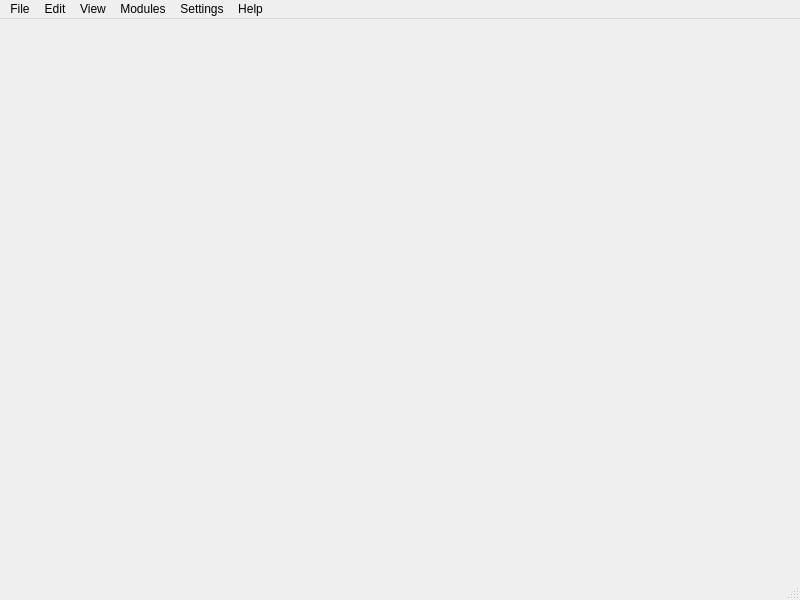
<?xml version="1.0" encoding="UTF-8"?>
<ui version="4.0">
 <class>MainWindow</class>
 <widget class="QMainWindow" name="MainWindow">
  <property name="geometry">
   <rect>
    <x>0</x>
    <y>0</y>
    <width>800</width>
    <height>600</height>
   </rect>
  </property>
  <property name="windowTitle">
   <string>MainWindow</string>
  </property>
  <widget class="QWidget" name="centralwidget">
   <widget class="QStackedWidget" name="stackedWidget">
    <property name="geometry">
     <rect>
      <x>360</x>
      <y>20</y>
      <width>421</width>
      <height>431</height>
     </rect>
    </property>
    <property name="currentIndex">
     <number>0</number>
    </property>
    <widget class="QWidget" name="page"/>
    <widget class="QWidget" name="page_2"/>
   </widget>
  </widget>
  <widget class="QMenuBar" name="menubar">
   <property name="geometry">
    <rect>
     <x>0</x>
     <y>0</y>
     <width>800</width>
     <height>21</height>
    </rect>
   </property>
   <widget class="QMenu" name="menuFile">
    <property name="title">
     <string>File</string>
    </property>
    <addaction name="actionNew"/>
    <addaction name="actionOpen"/>
    <addaction name="actionClose"/>
    <addaction name="actionSave_Save_As"/>
    <addaction name="actionExit"/>
   </widget>
   <widget class="QMenu" name="menuEdit">
    <property name="title">
     <string>Edit</string>
    </property>
    <addaction name="actionUndo"/>
    <addaction name="separator"/>
    <addaction name="actionCut"/>
    <addaction name="actionCopy"/>
    <addaction name="actionPaste"/>
    <addaction name="separator"/>
    <addaction name="actionFind"/>
   </widget>
   <widget class="QMenu" name="menuView">
    <property name="title">
     <string>View</string>
    </property>
    <addaction name="actionZoom_In"/>
    <addaction name="actionZoom_Out"/>
    <addaction name="separator"/>
    <addaction name="actionFullscreen"/>
    <addaction name="actionToggle_Panels"/>
   </widget>
   <widget class="QMenu" name="menuModules">
    <property name="title">
     <string>Modules</string>
    </property>
    <addaction name="actionApply_Modules"/>
    <addaction name="actionManage_Modules"/>
    <addaction name="actionEnable_Disable"/>
   </widget>
   <widget class="QMenu" name="menuSettings">
    <property name="title">
     <string>Settings</string>
    </property>
    <addaction name="actionPreferences"/>
    <addaction name="actionTheme"/>
    <addaction name="actionLanguage"/>
   </widget>
   <widget class="QMenu" name="menuHelp">
    <property name="title">
     <string>Help</string>
    </property>
    <addaction name="actionDocumentation"/>
    <addaction name="actionAbout"/>
   </widget>
   <addaction name="menuFile"/>
   <addaction name="menuEdit"/>
   <addaction name="menuView"/>
   <addaction name="menuModules"/>
   <addaction name="menuSettings"/>
   <addaction name="menuHelp"/>
  </widget>
  <widget class="QStatusBar" name="statusbar"/>
  <action name="actionNew">
   <property name="text">
    <string>New</string>
   </property>
  </action>
  <action name="actionOpen">
   <property name="text">
    <string>Open</string>
   </property>
  </action>
  <action name="actionClose">
   <property name="text">
    <string>Close</string>
   </property>
  </action>
  <action name="actionSave_Save_As">
   <property name="text">
    <string>Save/Save As</string>
   </property>
  </action>
  <action name="actionExit">
   <property name="text">
    <string>Exit</string>
   </property>
  </action>
  <action name="actionUndo">
   <property name="text">
    <string>Undo</string>
   </property>
  </action>
  <action name="actionCut">
   <property name="text">
    <string>Cut</string>
   </property>
  </action>
  <action name="actionCopy">
   <property name="text">
    <string>Copy</string>
   </property>
  </action>
  <action name="actionPaste">
   <property name="text">
    <string>Paste</string>
   </property>
  </action>
  <action name="actionFind">
   <property name="text">
    <string>Find</string>
   </property>
  </action>
  <action name="actionZoom_In">
   <property name="text">
    <string>Zoom In</string>
   </property>
  </action>
  <action name="actionZoom_Out">
   <property name="text">
    <string>Zoom Out</string>
   </property>
  </action>
  <action name="actionToggle_Panels">
   <property name="text">
    <string>Toggle Panels</string>
   </property>
  </action>
  <action name="actionFullscreen">
   <property name="text">
    <string>Fullscreen</string>
   </property>
  </action>
  <action name="actionApply_Modules">
   <property name="text">
    <string>Apply</string>
   </property>
  </action>
  <action name="actionManage_Modules">
   <property name="text">
    <string>Manage Modules</string>
   </property>
  </action>
  <action name="actionEnable_Disable">
   <property name="text">
    <string>Enable/Disable</string>
   </property>
  </action>
  <action name="actionPreferences">
   <property name="text">
    <string>Preferences</string>
   </property>
  </action>
  <action name="actionTheme">
   <property name="text">
    <string>Theme</string>
   </property>
  </action>
  <action name="actionLanguage">
   <property name="text">
    <string>Language</string>
   </property>
  </action>
  <action name="actionDocumentation">
   <property name="text">
    <string>Documentation</string>
   </property>
  </action>
  <action name="actionAbout">
   <property name="text">
    <string>About</string>
   </property>
  </action>
 </widget>
 <resources/>
 <connections/>
</ui>
